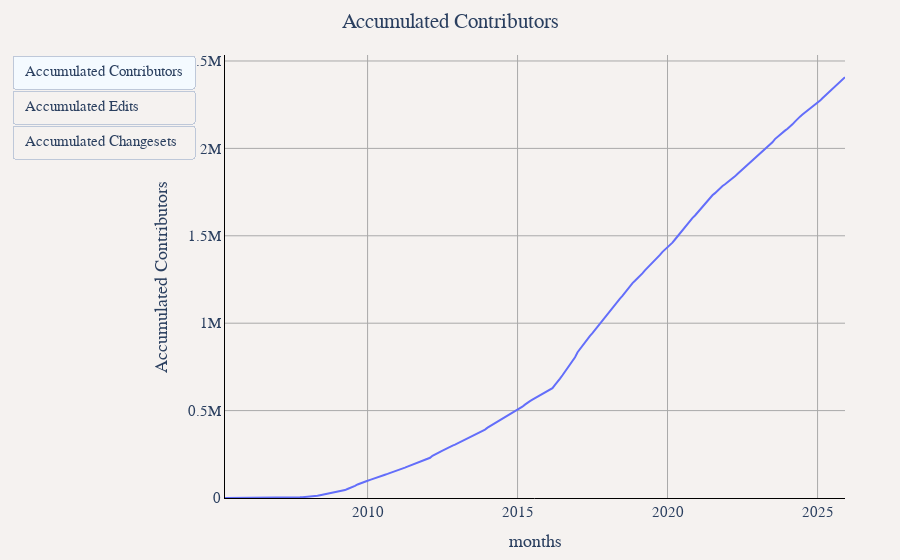

Notebook code cell kept with this figure:
### Markdown cell above
## Accumulated Contributors, Edits and Changesets Each Month

### Code cell
util.show_figure(
    [
        util.FigureConfig(
            title="Accumulated Contributors",
            label="Accumulated Contributors",
            x_col="months",
            y_col="Accumulated Contributors",
            query_or_df=df,
        ),
        util.FigureConfig(
            title="Accumulated Edits",
            label="Accumulated Edits",
            x_col="months",
            y_col="Accumulated Edits",
            query_or_df=df,
        ),
        util.FigureConfig(
            title="Accumulated Changesets",
            label="Accumulated Changesets",
            x_col="months",
            y_col="Accumulated Changesets",
            query_or_df=df,
        ),
    ]
)

### Figure 1 — Plotly figure (JSON) as saved in the notebook; plotly's stock layout.template omitted (floating-point values rounded to 4 significant figures; data arrays with more than 128 entries replaced by an {"elided": "..."} marker saying what was removed)
{"data": [{"hovertemplate": "Accumulated Contributors<br>%{x}<br>%{y:,} Accumulated Contributors<extra></extra>", "name": "Accumulated Contributors", "type": "scatter", "visible": true, "x": {"elided": "249 str values"}, "y": {"elided": "249 float values"}}, {"hovertemplate": "Accumulated Contributors<br>%{x}<br>%{y:,} Accumulated Edits<extra></extra>", "name": "Accumulated Contributors", "type": "scatter", "visible": false, "x": {"elided": "249 str values"}, "y": {"elided": "249 float values"}}, {"hovertemplate": "Accumulated Contributors<br>%{x}<br>%{y:,} Accumulated Changesets<extra></extra>", "name": "Accumulated Contributors", "type": "scatter", "visible": false, "x": {"elided": "249 str values"}, "y": {"elided": "249 float values"}}], "layout": {"barmode": "stack", "font": {"family": "Times", "size": 15}, "margin": {"b": 55, "l": 55, "r": 55, "t": 55}, "paper_bgcolor": "#f5f2f0", "plot_bgcolor": "#f5f2f0", "title": {"text": "Accumulated Contributors", "x": 0.5}, "updatemenus": [{"buttons": [{"args": [{"visible": [true, false, false]}, {"title.text": "Accumulated Contributors", "xaxis.title.text": "months", "yaxis.title.text": "Accumulated Contributors"}], "label": "Accumulated Contributors", "method": "update"}, {"args": [{"visible": [false, true, false]}, {"title.text": "Accumulated Edits", "xaxis.title.text": "months", "yaxis.title.text": "Accumulated Edits"}], "label": "Accumulated Edits", "method": "update"}, {"args": [{"visible": [false, false, true]}, {"title.text": "Accumulated Changesets", "xaxis.title.text": "months", "yaxis.title.text": "Accumulated Changesets"}], "label": "Accumulated Changesets", "method": "update"}], "type": "buttons"}], "xaxis": {"gridcolor": "darkgray", "linecolor": "black", "showgrid": true, "tickcolor": "black", "title": {"text": "months"}, "zerolinecolor": "darkgray"}, "yaxis": {"gridcolor": "darkgray", "linecolor": "black", "rangemode": "tozero", "showgrid": true, "tickcolor": "black", "title": {"text": "Accumulated Contributors"}, "zerolinecolor": "darkgray"}}}
